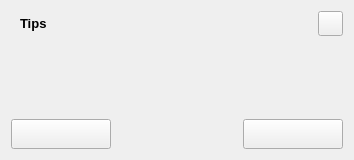
<?xml version="1.0" encoding="UTF-8"?>
<ui version="4.0">
 <class>MyMessageBox</class>
 <widget class="QWidget" name="MyMessageBox">
  <property name="geometry">
   <rect>
    <x>0</x>
    <y>0</y>
    <width>354</width>
    <height>160</height>
   </rect>
  </property>
  <property name="minimumSize">
   <size>
    <width>0</width>
    <height>160</height>
   </size>
  </property>
  <property name="maximumSize">
   <size>
    <width>16777215</width>
    <height>160</height>
   </size>
  </property>
  <property name="windowTitle">
   <string>Form</string>
  </property>
  <layout class="QHBoxLayout" name="horizontalLayout">
   <item>
    <widget class="QWidget" name="w_bg" native="true">
     <layout class="QVBoxLayout" name="lay_bg" stretch="0,0,0,0">
      <property name="leftMargin">
       <number>0</number>
      </property>
      <property name="topMargin">
       <number>0</number>
      </property>
      <property name="rightMargin">
       <number>0</number>
      </property>
      <property name="bottomMargin">
       <number>0</number>
      </property>
      <item>
       <layout class="QHBoxLayout" name="horizontalLayout_4">
        <property name="leftMargin">
         <number>9</number>
        </property>
        <item>
         <widget class="QLabel" name="lab_messagebox_title">
          <property name="font">
           <font>
            <pointsize>10</pointsize>
            <weight>75</weight>
            <bold>true</bold>
           </font>
          </property>
          <property name="text">
           <string>Tips</string>
          </property>
         </widget>
        </item>
        <item>
         <spacer name="horizontalSpacer_2">
          <property name="orientation">
           <enum>Qt::Horizontal</enum>
          </property>
          <property name="sizeHint" stdset="0">
           <size>
            <width>40</width>
            <height>20</height>
           </size>
          </property>
         </spacer>
        </item>
        <item>
         <widget class="QPushButton" name="btn_system_close">
          <property name="minimumSize">
           <size>
            <width>25</width>
            <height>25</height>
           </size>
          </property>
          <property name="maximumSize">
           <size>
            <width>25</width>
            <height>25</height>
           </size>
          </property>
          <property name="text">
           <string/>
          </property>
          <property name="icon">
           <iconset resource="qss.qrc">
            <normaloff>:/icons/close.png</normaloff>:/icons/close.png</iconset>
          </property>
          <property name="iconSize">
           <size>
            <width>20</width>
            <height>20</height>
           </size>
          </property>
         </widget>
        </item>
       </layout>
      </item>
      <item>
       <layout class="QHBoxLayout" name="horizontalLayout_3">
        <property name="leftMargin">
         <number>15</number>
        </property>
        <property name="rightMargin">
         <number>15</number>
        </property>
        <item>
         <widget class="QLabel" name="lab_mbox_icon">
          <property name="minimumSize">
           <size>
            <width>40</width>
            <height>40</height>
           </size>
          </property>
          <property name="maximumSize">
           <size>
            <width>40</width>
            <height>40</height>
           </size>
          </property>
          <property name="text">
           <string/>
          </property>
         </widget>
        </item>
        <item>
         <widget class="QLabel" name="lab_mess_body">
          <property name="text">
           <string/>
          </property>
          <property name="alignment">
           <set>Qt::AlignCenter</set>
          </property>
         </widget>
        </item>
       </layout>
      </item>
      <item>
       <spacer name="verticalSpacer_2">
        <property name="orientation">
         <enum>Qt::Vertical</enum>
        </property>
        <property name="sizeHint" stdset="0">
         <size>
          <width>20</width>
          <height>40</height>
         </size>
        </property>
       </spacer>
      </item>
      <item>
       <layout class="QHBoxLayout" name="horizontalLayout_2">
        <item>
         <widget class="QPushButton" name="btn_mbox_btn01">
          <property name="minimumSize">
           <size>
            <width>100</width>
            <height>30</height>
           </size>
          </property>
          <property name="text">
           <string/>
          </property>
         </widget>
        </item>
        <item>
         <spacer name="horizontalSpacer">
          <property name="orientation">
           <enum>Qt::Horizontal</enum>
          </property>
          <property name="sizeHint" stdset="0">
           <size>
            <width>40</width>
            <height>20</height>
           </size>
          </property>
         </spacer>
        </item>
        <item>
         <widget class="QPushButton" name="btn_mbox_btn02">
          <property name="minimumSize">
           <size>
            <width>100</width>
            <height>30</height>
           </size>
          </property>
          <property name="cursor">
           <cursorShape>PointingHandCursor</cursorShape>
          </property>
          <property name="text">
           <string/>
          </property>
         </widget>
        </item>
       </layout>
      </item>
     </layout>
    </widget>
   </item>
  </layout>
 </widget>
 <resources>
  <include location="qss.qrc"/>
 </resources>
 <connections/>
</ui>
